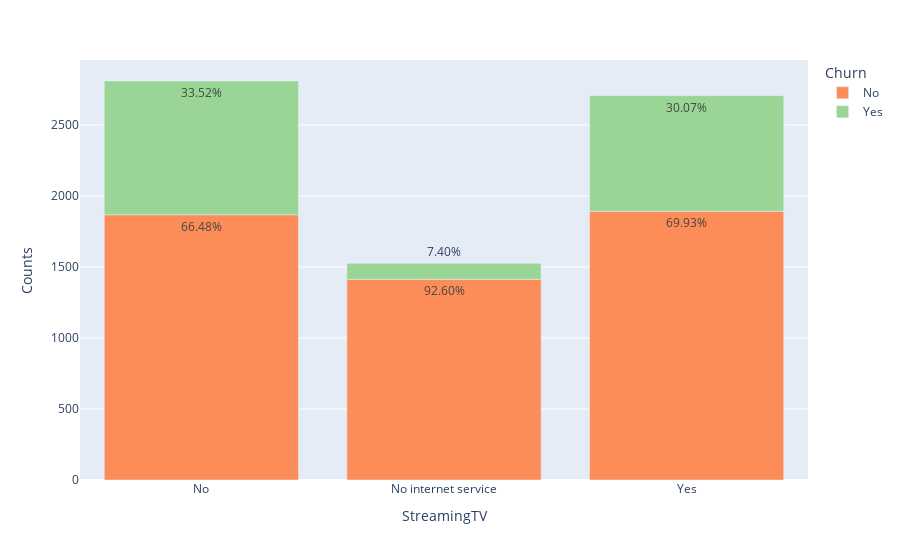

This figure's notebook cell:
### Code cell
# https://stackoverflow.com/a/65242391/11105356

df_g = df_churn.groupby(['StreamingTV', 'Churn']).size().reset_index()
df_g['percentage'] = df_churn.groupby(['StreamingTV', 'Churn']).size().groupby(level=0).apply(lambda x: 100 * x / float(x.sum())).values
df_g.columns = ['StreamingTV', 'Churn', 'Counts', 'Percentage']

fig = px.bar(df_g, x='StreamingTV', y='Counts', 
       color='Churn',
       color_discrete_map={
        'Yes': '#99D594',
        'No': '#FC8D59',
    }, 
    text=df_g['Percentage'].apply(lambda x: '{0:1.2f}%'.format(x)))

display(fig)
printmd("**Similar ratio between streamer vs non-streamer in churned users**")

### Figure 1 — Plotly figure (JSON) as saved in the notebook; plotly's stock layout.template omitted (floating-point values rounded to 4 significant figures)
{"data": [{"alignmentgroup": "True", "hovertemplate": "Churn=No<br>StreamingTV=%{x}<br>Counts=%{y}<br>text=%{text}<extra></extra>", "legendgroup": "No", "marker": {"color": "#FC8D59", "pattern": {"shape": ""}}, "name": "No", "offsetgroup": "No", "orientation": "v", "showlegend": true, "text": ["66.48%", "92.60%", "69.93%"], "textposition": "auto", "type": "bar", "x": ["No", "No internet service", "Yes"], "xaxis": "x", "y": [1868, 1413, 1893], "yaxis": "y"}, {"alignmentgroup": "True", "hovertemplate": "Churn=Yes<br>StreamingTV=%{x}<br>Counts=%{y}<br>text=%{text}<extra></extra>", "legendgroup": "Yes", "marker": {"color": "#99D594", "pattern": {"shape": ""}}, "name": "Yes", "offsetgroup": "Yes", "orientation": "v", "showlegend": true, "text": ["33.52%", "7.40%", "30.07%"], "textposition": "auto", "type": "bar", "x": ["No", "No internet service", "Yes"], "xaxis": "x", "y": [942, 113, 814], "yaxis": "y"}], "layout": {"barmode": "relative", "legend": {"title": {"text": "Churn"}, "tracegroupgap": 0}, "margin": {"t": 60}, "xaxis": {"anchor": "y", "domain": [0, 1], "title": {"text": "StreamingTV"}}, "yaxis": {"anchor": "x", "domain": [0, 1], "title": {"text": "Counts"}}}}
